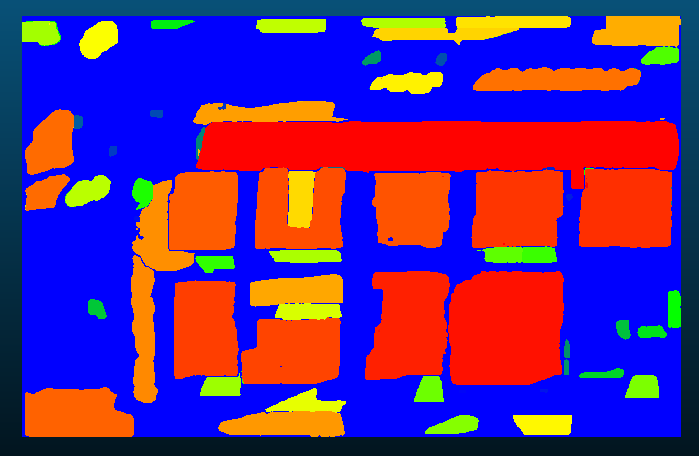
#> input picture lidar-segment/lidar-segment/image/labeled.png, 699 x 456 px, given in place of labeled.tif, which was not available
$ jupyter execute --allow-errors tif_interpret.ipynb   (text cells are left out)
#> lines starting #> are read from the running program, lines starting #| are printed output that depends on the picture; after the words box and inside, x2 and y2 are one past the last pixel; in counts of white or black regions, pixels touching at a corner belong together; pictures that were not available may be replaced by others from this repository, and a replacement may not be noted
[cell 1]
import cv2
import numpy as np
import matplotlib.pyplot as plt

# Load the image
image_path = "/home/savinien/Documents/Polonie/lidar-segment/lidar-segment/labeled.tif"
raster_path = "/home/savinien/Documents/Polonie/lidar-segment/lidar-segment/raster.tif"
image = cv2.imread(image_path)
#> image is the input picture: shape (456, 699, 3); mean B, G, R 125.8, 44.5, 100.6

[cell 2]
# Convert to HSV color space
hsv = cv2.cvtColor(image, cv2.COLOR_BGR2HSV)
#> hsv: shape (456, 699, 3); mean H, S, V 72.9, 252.9, 231

lower_blue = np.array([90, 50, 50])
upper_blue = np.array([140, 255, 255])

# Create a mask for blue areas
blue_mask = cv2.inRange(hsv, lower_blue, upper_blue)
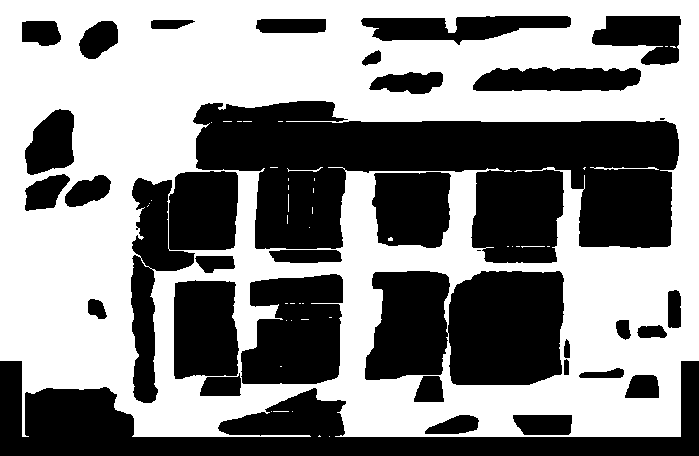
#> blue_mask: shape (456, 699); 53.4% white; 35 black regions (2 under 20 px), largest, box (x1, y1, x2, y2) and area: (193, 101, 679, 263) 47001, (0, 361, 699, 456) 24672, (365, 271, 564, 385) 19672

# Invert the mask to get non-blue areas
non_blue_mask = cv2.bitwise_not(blue_mask)
#> non_blue_mask: shape (456, 699); 46.6% white; 35 white regions (2 under 20 px)

# Find contours in the non-blue mask
contours, _ = cv2.findContours(non_blue_mask, cv2.RETR_EXTERNAL, cv2.CHAIN_APPROX_SIMPLE)
#> contours = 35 contours, 2 with area under 20; largest, box (x1, y1, x2, y2) and area: (193, 101, 679, 263) 46373, (0, 361, 699, 456) 23648, (365, 271, 564, 385) 19281, (131, 171, 238, 403) 10776, (241, 274, 343, 384) 8973

# Draw contours on the original image for visualization
contour_image = image.copy()
cv2.drawContours(contour_image, contours, -1, (0, 255, 0), 2)
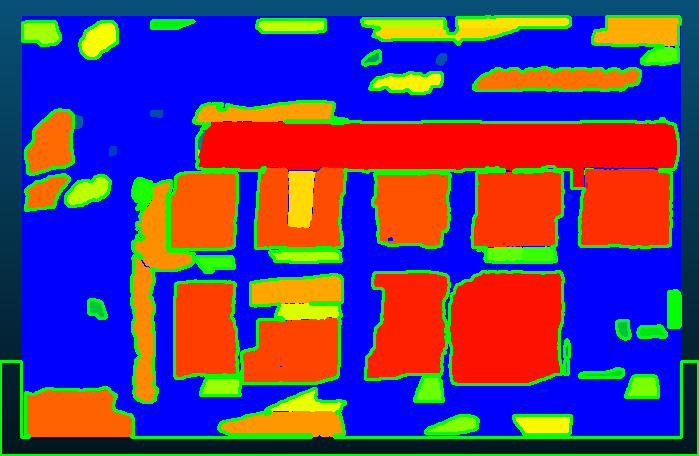
#> contour_image: shape (456, 699, 3); 10.02% of pixels changed, all inside (x1, y1, x2, y2) = (0, 15, 699, 456)

# Count the number of detected non-blue areas
num_non_blue_areas = len(contours)
#> num_non_blue_areas = 35

print(f"Number of non-blue areas: {num_non_blue_areas}")
#| Number of non-blue areas: 35

# Visualize the masks and contours
plt.figure(figsize=(15, 5))

plt.subplot(1, 3, 1)
plt.imshow(cv2.cvtColor(image, cv2.COLOR_BGR2RGB))
plt.title("Original Image")

plt.subplot(1, 3, 2)
plt.imshow(non_blue_mask, cmap="gray")
plt.title("Non-Blue Mask")

plt.subplot(1, 3, 3)
plt.imshow(cv2.cvtColor(contour_image, cv2.COLOR_BGR2RGB))
plt.title("Contours on Image")

plt.show()
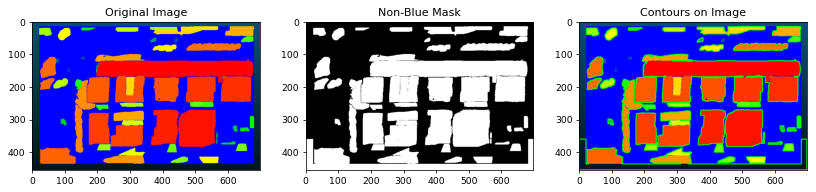
#> figure drawn by matplotlib, 3 panels

[cell 3]
# convert the image to grayscale format
img_gray = cv2.cvtColor(image, cv2.COLOR_BGR2GRAY)
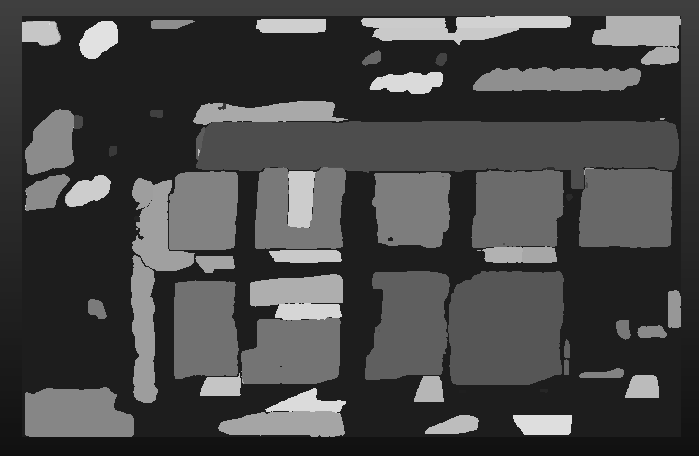
#> img_gray: shape (456, 699); min 16, max 225, mean 70.4

# apply binary thresholding
ret, thresh = cv2.threshold(img_gray, 0, 255, cv2.THRESH_BINARY)
#> thresh: shape (456, 699); every value is 255
# visualize the binary image
'''
cv2.imshow('Binary image', thresh)
cv2.waitKey(0)
cv2.imwrite('image_thres1.jpg', thresh)
cv2.destroyAllWindows()
'''

[cell 4]
# detect the contours on the binary image using cv2.CHAIN_APPROX_NONE
contours, hierarchy = cv2.findContours(image=thresh, mode=cv2.RETR_TREE, method=cv2.CHAIN_APPROX_NONE)
#> contours = 1 contour; box (x1, y1, x2, y2) and area: (0, 0, 699, 456) 317590

# draw contours on the original image
image = cv2.imread(raster_path)
cv2.imshow("", image)
cv2.waitKey(0)
cv2.destroyAllWindows()
#> (the rest of this cell did not finish here and is left out)

$ run again, with lidar-segment/lidar-segment/ville.png copied over lidar-segment/lidar-segment/image/labeled.png
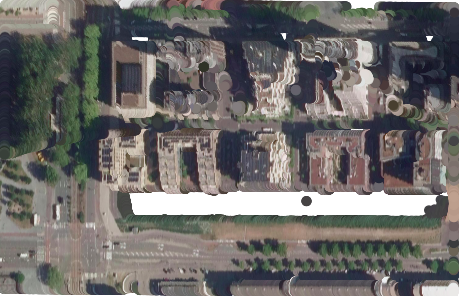
#> input picture lidar-segment/lidar-segment/ville.png, 459 x 296 px, given in place of labeled.tif, which was not available
#> image is the input picture: shape (296, 459, 3); mean B, G, R 105.4, 107.4, 110.1
#> hsv: shape (296, 459, 3); mean H, S, V 58.8, 42.4, 116.2
#> `blue_mask = cv2.inRange(hsv, lower_blue, upper_blue)`:
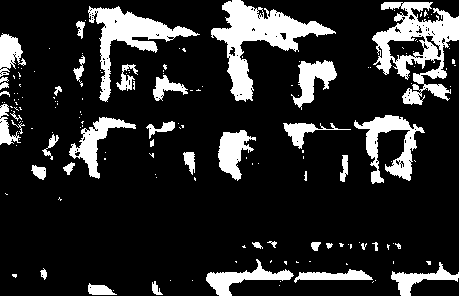
#> blue_mask: shape (296, 459); 16.5% white; 162 white regions (121 under 20 px), largest, box (x1, y1, x2, y2) and area: (211, 0, 336, 102) 3941, (372, 2, 459, 105) 3874, (88, 6, 200, 102) 2735
#> non_blue_mask: shape (296, 459); 83.5% white; 162 black regions (121 under 20 px)
#> `contours, _ = cv2.findContours(non_blue_mask, cv2.RETR_EXTERNAL, cv2.C..`: contours = 43 contours, 38 with area under 20; largest, box (x1, y1, x2, y2) and area: (0, 0, 459, 296) 122756, (410, 278, 459, 296) 673, (387, 36, 429, 62) 478, (426, 36, 441, 57) 47, (229, 47, 235, 56) 20
#> contour_image: shape (296, 459, 3); 7.29% of pixels changed, all inside (x1, y1, x2, y2) = (0, 0, 459, 296)
#> num_non_blue_areas = 43
#| Number of non-blue areas: 43
#> `img_gray = cv2.cvtColor(image, cv2.COLOR_BGR2GRAY)`:
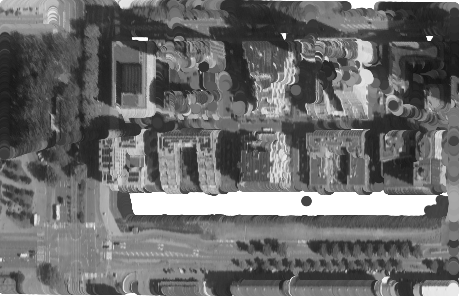
#> img_gray: shape (296, 459); min 18, max 255, mean 108
#> thresh: shape (296, 459); every value is 255
#> `contours, hierarchy = cv2.findContours(image=thresh, mode=cv2.RETR_TRE..`: contours = 1 contour; box (x1, y1, x2, y2) and area: (0, 0, 459, 296) 135110
